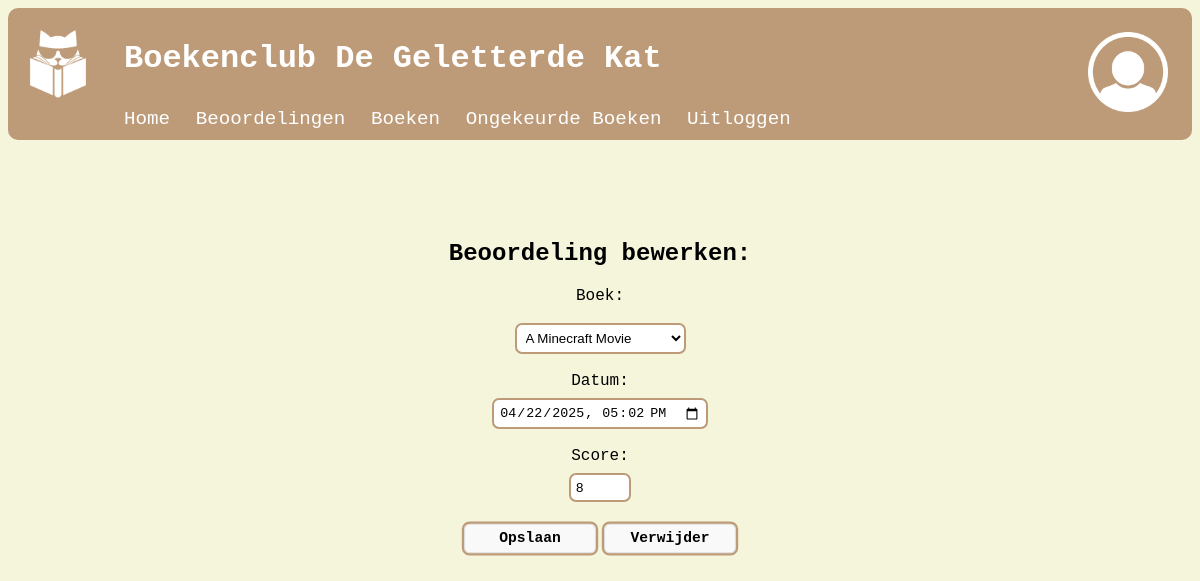
Page /edit_rating/27/ (signed in) on the committed database.
### base/models.py (models this page shows, shortened)
class Read(models.Model):
    book = models.ForeignKey(Book, on_delete=models.CASCADE, null=False)
    user = models.ForeignKey(User, on_delete=models.CASCADE, null=False)
    date = models.DateTimeField(null=True, blank=True)
    score = models.IntegerField(
            blank=False,
            validators=[
                MinValueValidator(0, message="Waarde moet grooter of gelijk zijn aan 0"),
                MaxValueValidator(10, message="Waarde moet kleiner dan of gelijk zijn aan 10")
            ])

class Book(models.Model):
    title = models.TextField()
    author = models.TextField()
    genre = models.TextField()
    number_of_pages = models.IntegerField(
        blank=False,
        validators=[
            MinValueValidator(1, message="Waarde moet groter dan of gelijk zijn aan 1!"),
            MaxValueValidator(4032, message="Er bestaat geen boek met meer dan 4032 pagina's!")]
    )
    approved = models.BooleanField(default=False)
    approved_by = models.ForeignKey(User, on_delete=models.CASCADE,
                                    related_name='approved_by', null=True, blank=True)

### base/views.py (the view)
# urls.py: path("edit_rating/<int:rating_id>/", views.edit_rating, name="edit_rating"),
def edit_rating(request, rating_id):
    rating = get_object_or_404(Read, pk=rating_id)
    if request.method == "POST":
        form = ReadForm(request.POST, instance=rating)
        if form.is_valid():
            form.save()
            messages.success(request, "Beoordeling succesvol bewerkt")
            return redirect("user_profile")
    else:
        form = ReadForm(instance=rating)
    context = {"form": form, "edit": True}
    return render(request, "base/edit_rating.html", context)

### base/forms.py
class ReadForm(forms.ModelForm):
    class Meta:
        model = Read
        fields = ("book", "date", "score")
        widgets = {
            'date': forms.DateInput(
                attrs={
                    'class': 'form-control',
                    'type': 'datetime-local'
                    }),
        }
        labels = {
            'book': 'Boek',
            'date': 'Datum',
            'score': 'Score',
        }

### base/templates/base/edit_rating.html (shortened to what this page needs)
{% extends "base/base.html" %}
{% block content %}
    <div class="add-form">
        <h2>Beoordeling bewerken:</h2>
        <form method="POST">
            <p>
                <label for="id_book">Boek:</label>
                <select name="book" id="id_book">
                    {% for book in form.book.field.queryset %}
                        <option value="{{ book.id }}" {% if book.id == form.instance.book.id %}selected{% endif %}>
                            {{ book.title }}
                        </option>
                    {% endfor %}
                </select>
            </p>
            <p>
                <label for="id_date">Datum:</label>
                <input type="datetime-local" name="date" id="id_date" value="{{ form.instance.date|date:'Y-m-d\TH:i' }}">
            </p>
            <p>
                <label for="id_score">Score:</label>
                <input type="number" name="score" id="id_score" min="1" max="10" value="{{ form.instance.score }}">
            </p>
            <div class="buttons">
                <input type="submit" value="Opslaan" class="submit">
                {% if edit %}
                    <input type="submit" name="delete" value="Verwijder" class="submit">
                {% endif %}
            </div>
        </form>
    </div>
{% endblock %}

### base/static/base/css/styles.css (style rules this page uses)
body { font-family: "Lucida Console", "Courier New", monospace; background-color: beige; color: #ffffff; }
h2 { font-family: "Lucida Console", "Courier New", monospace; }
p { font-family: "Lucida Console", "Courier New", monospace; }
form { display: flex; align-items: center; flex-direction: column; text-align: left; }
form input, select, textarea { margin-top: 5px; padding: 5px; background-color: #fff; outline: 2px solid #bd9b79; border-radius: 5px; border: none; max-width: 300px; width: 100%; box-sizing: border-box; }
form .buttons { display: flex; align-items: center; flex-direction: row; gap: 20px; }
.login, .register, .profile-form, .add-form { margin-top: 100px; text-align: center; }
.login input, select, textarea { margin-top: 15px; }
form .submit { padding: 5px 15px; background-color: #f9f9f9; border: 1px solid #ddd; border-radius: 5px; width: 120px; font-weight: 551; font-family: "Lucida Console", "Courier New", monospace; transform: scale(1.1); transition: transform ease-in 0.2s; cursor: pointer; }
form p { display: flex; flex-direction: column; align-items: center; margin-bottom: 20px; margin-top: 0; }
form label { margin-bottom: 5px; text-align: center; }

### rows in the picture
Read: book "A Minecraft Movie", date "04/22/2025 17:02", score "8"
